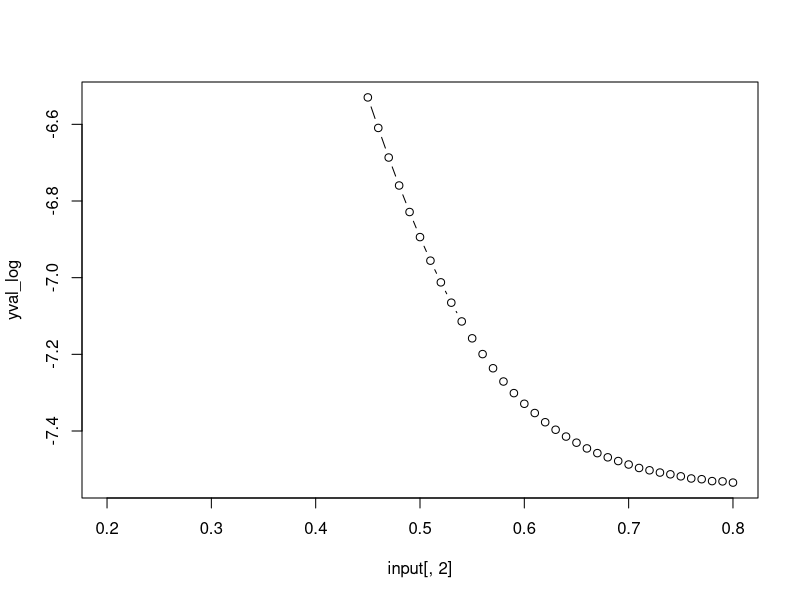
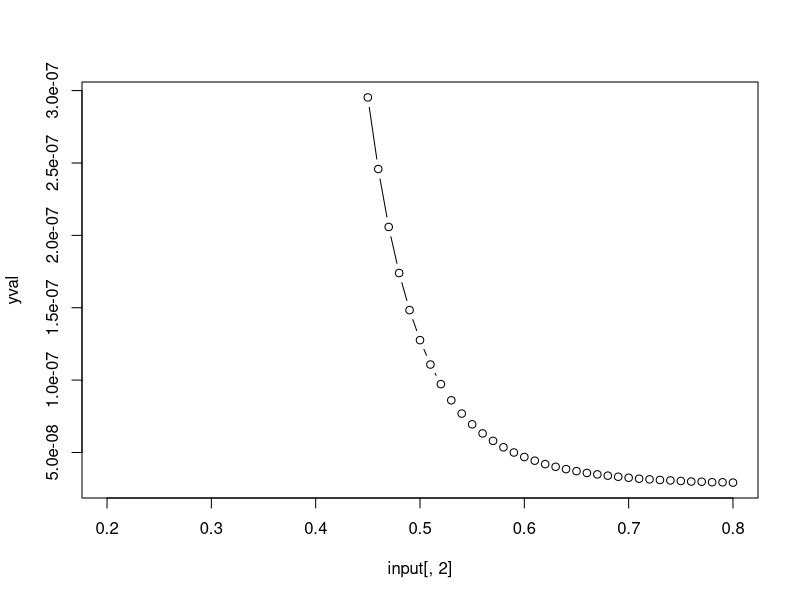

These figures' R source, in order:
setwd("~/GitHub/hspice/pwmADC/code")
input <- read.table("newcreation.txt", sep = "=", as.is = 4)
yval = as.numeric(input[, 4])
yval_log = log10(as.numeric(input[, 4]))
jpeg('linearity_log.png')
plot <- plot( input[, 2],yval_log, type = "b")
dev.off()
jpeg(file = "linearity.png")
plot <- plot( input[, 2],yval, type = "b")
dev.off()
#x11()